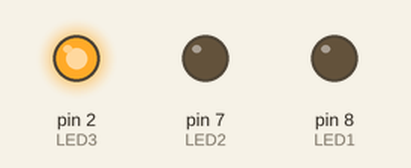
Bench run of a sketch on a simulated Arduino Uno, built with avr-gcc and run on an emulated ATmega328P. Shown: output pins drawn as LEDs (lit = HIGH).

Above: at 2.5 s.
At 6.5 s:
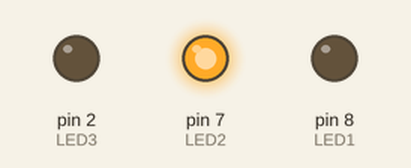
At 10.5 s:
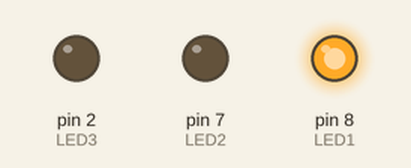
Timing chart, 0 to 16.9 s (numbered marks = the images above):
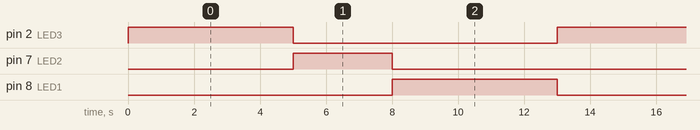

The sketch:

semafaro1.ino
```cpp
int LED1 =8;
int LED2=7;
int LED3=2;
void setup()
{
  pinMode(LED1, OUTPUT);
  pinMode(LED2, OUTPUT);
  pinMode(LED3, OUTPUT);


}

void loop()
{
  digitalWrite(LED3, HIGH);
  delay(5000);
  digitalWrite(LED3, LOW);
  digitalWrite(LED2, HIGH);
  delay(3000);
  digitalWrite(LED2, LOW);
  digitalWrite(LED1, HIGH);
  delay(5000);
  digitalWrite(LED1, LOW);


}
 
```

Measured:
- by itself, pin 2 (LED3), pin 8 (LED1): alternates HIGH for 5.0 s and LOW for 8.0 s
- by itself, pin 7 (LED2): alternates HIGH for 3.0 s and LOW for 10.0 s
- by itself, everything shown: repeats every 13.0 s, in 4 steps
